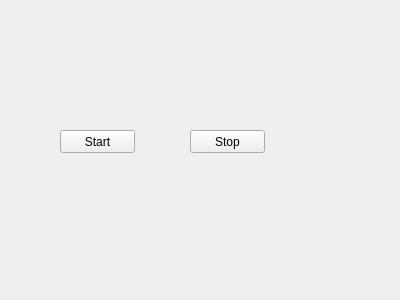
<?xml version="1.0" encoding="UTF-8"?>
<ui version="4.0">
 <class>Sequence</class>
 <widget class="QWidget" name="Sequence">
  <property name="geometry">
   <rect>
    <x>0</x>
    <y>0</y>
    <width>400</width>
    <height>300</height>
   </rect>
  </property>
  <property name="windowTitle">
   <string>Form</string>
  </property>
  <widget class="QPushButton" name="pushButton">
   <property name="geometry">
    <rect>
     <x>60</x>
     <y>130</y>
     <width>75</width>
     <height>23</height>
    </rect>
   </property>
   <property name="text">
    <string>Start</string>
   </property>
  </widget>
  <widget class="QPushButton" name="pushButton_2">
   <property name="geometry">
    <rect>
     <x>190</x>
     <y>130</y>
     <width>75</width>
     <height>23</height>
    </rect>
   </property>
   <property name="text">
    <string>Stop</string>
   </property>
  </widget>
 </widget>
 <resources/>
 <connections/>
</ui>
